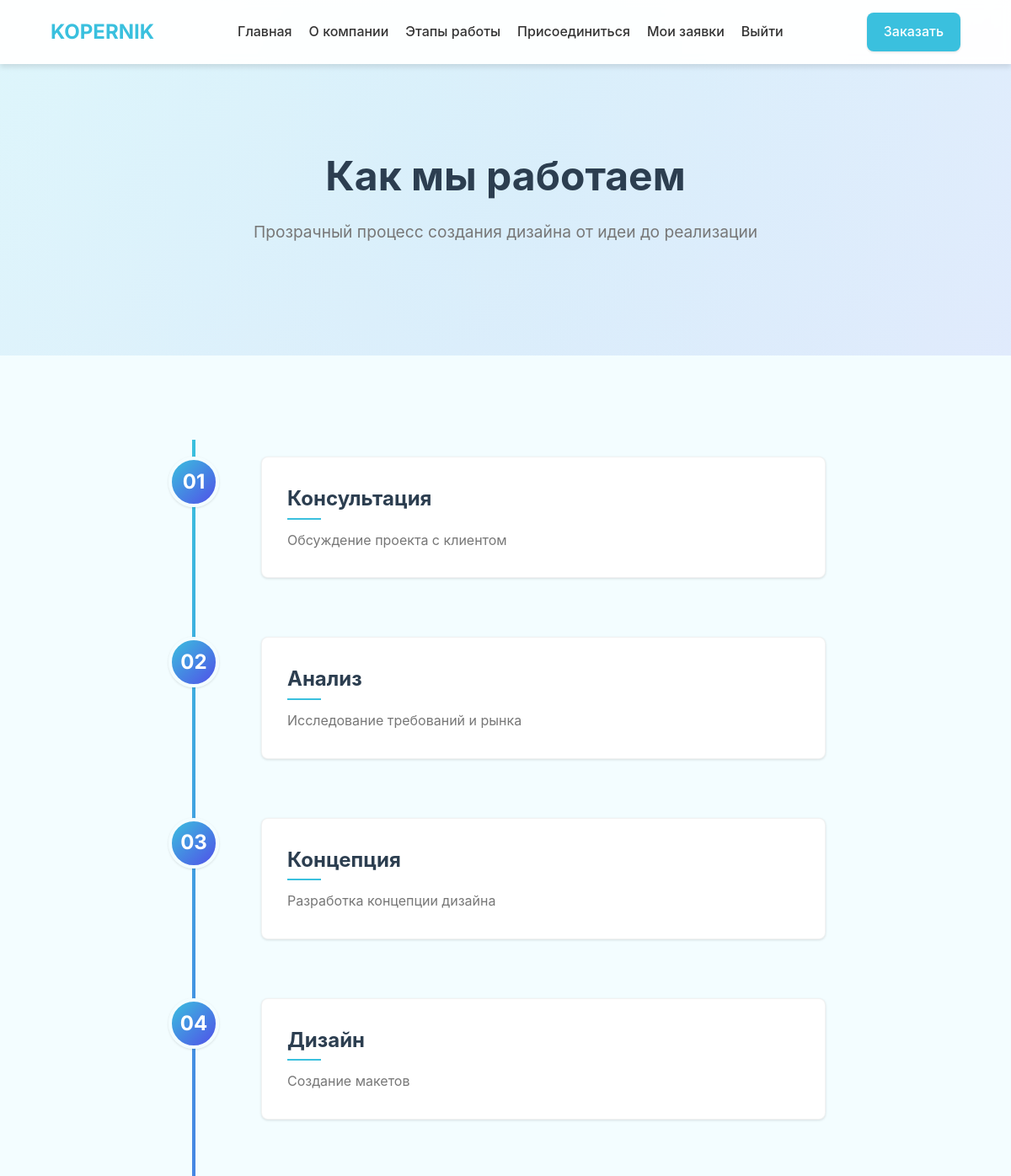
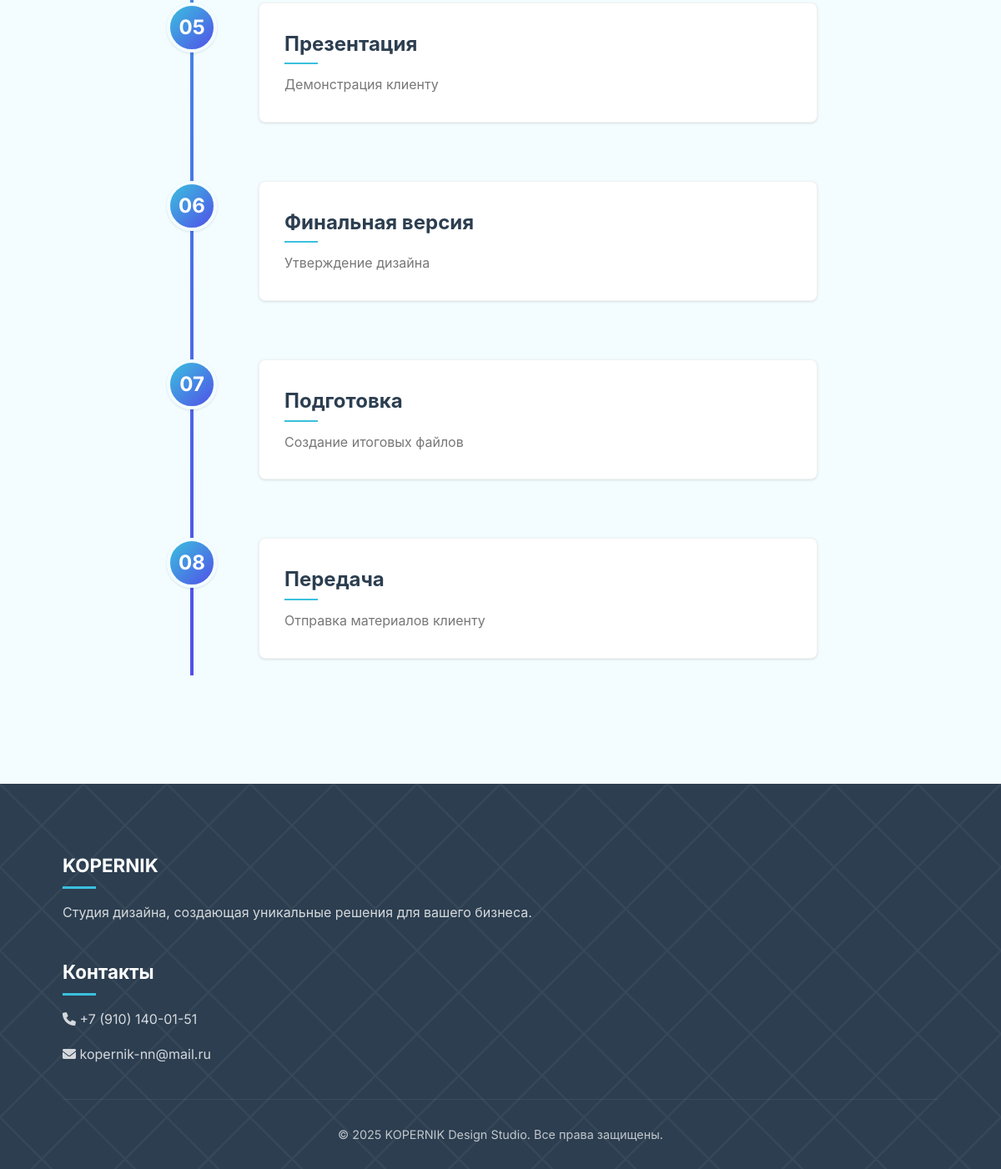
The page /workflow/ (signed in) on the database its author committed (2 pictures, top to bottom).
### design_studio/models.py (models this page shows, shortened)
class WorkStage(models.Model):
    title = models.CharField(max_length=200, verbose_name="Название этапа")
    description = models.TextField(verbose_name="Описание")
    order = models.PositiveIntegerField(default=0, verbose_name="Порядок")
    class Meta:
        ordering = ['order']
        verbose_name = 'Этап работы'
        verbose_name_plural = 'Этапы работы'

### design_studio/views.py (the view)
# urls.py: path('workflow/', views.workflow, name='workflow'),
def workflow(request):
    stages = WorkStage.objects.all().order_by('order')
    return render(request, 'design_studio/workflow.html', {'stages': stages})

### templates/design_studio/workflow.html (shortened to what this page needs)
{% extends 'design_studio/base.html' %}
{% block content %}
<section class="workflow-hero">
    <div class="container">
        <h1>Как мы работаем</h1>
        <p>Прозрачный процесс создания дизайна от идеи до реализации</p>
    </div>
</section>
<section class="stages">
    <div class="container">
        <div class="timeline">
            {% for stage in stages %}
            <div class="timeline-item">
                <div class="timeline-number">0{{ forloop.counter }}</div>
                <div class="timeline-content">
                    <div class="view-mode">
                        <h3>{{ stage.title }}</h3>
                        <p>{{ stage.description }}</p>
                    </div>
                </div>
            </div>
            {% endfor %}
        </div>
    </div>
</section>
{% endblock %}

### design_studio/static/css/style.css (style rules this page uses)
:root { --primary-color: #3ac0de; --secondary-color: #5150e8; --background-color: #f3fdff; --text-color: #333; --light-text: #777; --white: #fff; --dark-bg: #2c3e50; --shadow-sm: 0 1px 3px rgba(0, 0, 0, 0.12); --shadow-md: 0 4px 6px rgba(0, 0, 0, 0.1); --shadow-lg: 0 10px 25px rgba(0, 0, 0, 0.1); --transition: all 0.3s cubic-bezier(0.25, 0.8, 0.25, 1); --border-radius: 8px; }
* { margin: 0; padding: 0; box-sizing: border-box; }
body { font-family: 'Inter', -apple-system, BlinkMacSystemFont, sans-serif; background-color: var(--background-color); color: var(--text-color); line-height: 1.6; -webkit-font-smoothing: antialiased; -moz-osx-font-smoothing: grayscale; }
.container { width: 90%; max-width: 1200px; margin: 0 auto; padding: 0 15px; }
.hero, .about-hero, .workflow-hero, .join-hero, .order-hero { padding: 180px 0 100px; text-align: center; background: linear-gradient(135deg, rgba(58, 192, 222, 0.1) 0%, rgba(81, 80, 232, 0.1) 100%); position: relative; overflow: hidden; }
.hero::before, .about-hero::before, .workflow-hero::before, .join-hero::before, .order-hero::before { content: ''; position: absolute; top: -50%; left: -50%; width: 200%; height: 200%; background: radial-gradient(circle, rgba(58, 192, 222, 0.05) 0%, transparent 70%); z-index: -1; }
.hero h1, .about-hero h1, .workflow-hero h1, .join-hero h1, .order-hero h1 { font-size: 3rem; margin-bottom: 20px; color: var(--dark-bg); line-height: 1.2; font-weight: 700; }
.hero p, .about-hero p, .workflow-hero p, .join-hero p, .order-hero p { font-size: 1.2rem; color: var(--light-text); max-width: 700px; margin: 0 auto 30px; line-height: 1.8; }
.stages { padding: 100px 0; }
.timeline { position: relative; max-width: 800px; margin: 0 auto; }
.timeline::before { content: ''; position: absolute; width: 4px; background: linear-gradient(to bottom, var(--primary-color), var(--secondary-color)); top: 0; bottom: 0; left: 30px; margin-left: -2px; }
.timeline-item { position: relative; margin-bottom: 60px; }
.timeline-number { position: absolute; width: 60px; height: 60px; border-radius: 50%; background: linear-gradient(135deg, var(--primary-color), var(--secondary-color)); color: var(--white); display: flex; align-items: center; justify-content: center; font-size: 1.5rem; font-weight: 700; left: 0; box-shadow: var(--shadow-sm); border: 4px solid var(--background-color); }
.timeline-content { margin-left: 90px; padding: 30px; background-color: var(--white); border-radius: var(--border-radius); box-shadow: var(--shadow-sm); transition: var(--transition); border: 1px solid rgba(0, 0, 0, 0.05); }
.timeline-content h3 { font-size: 1.5rem; margin-bottom: 15px; color: var(--dark-bg); position: relative; display: inline-block; }
.timeline-content h3::after { content: ''; position: absolute; bottom: -5px; left: 0; width: 40px; height: 2px; background-color: var(--primary-color); }
.timeline-content p { color: var(--light-text); line-height: 1.8; }

### templates/design_studio/workflow.html (style rules this page uses)
.timeline-item { position: relative; margin-bottom: 30px; padding: 20px; border-radius: 8px; transition: all 0.3s; }
.timeline-number { font-size: 24px; font-weight: bold; margin-bottom: 15px; }

### rows shown on the page
WorkStage: title "Консультация", description "Обсуждение проекта с клиентом"
WorkStage: title "Анализ", description "Исследование требований и рынка"
WorkStage: title "Концепция", description "Разработка концепции дизайна"
WorkStage: title "Дизайн", description "Создание макетов"
WorkStage: title "Презентация", description "Демонстрация клиенту"
WorkStage: title "Финальная версия", description "Утверждение дизайна"
WorkStage: title "Подготовка", description "Создание итоговых файлов"
WorkStage: title "Передача", description "Отправка материалов клиенту"
